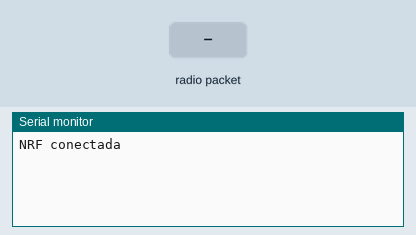
This sketch was run on a simulated ESP32. On the bench: the last lines printed to the serial monitor. The test bench sets the inputs (shaded band). No radio packets arrive unless stated.

Above: at 1.2 s.
1.3 s: radio packet "#C," arrives
At 1.9 s:
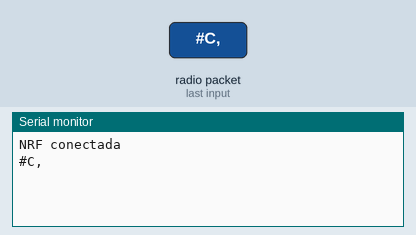
2.8 s: radio packet "OK" arrives
At 4.0 s:
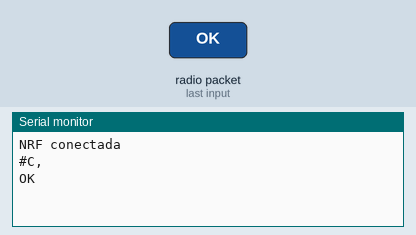
4.3 s: radio packet "0" arrives
At 5.4 s:
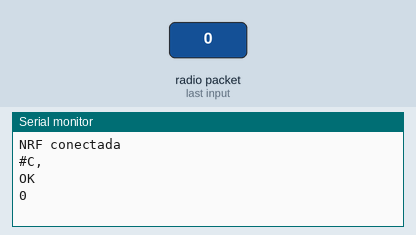

The sketch:

conectarCentral.ino
```cpp
#include <SPI.h>
#include <nRF24L01.h>
#include <RF24.h>

#define TIMEOUT_CONECTAR 10000
#define TIEMPO_CONECTAR_PER 1000
#define PIN_CE 5
#define PIN_CSN 15
#define PIN_MISO 16
#define PIN_MOSI 2
#define PIN_IRQ 4
#define PIN_SCK 17

class per {
public:
  char nombreInterno[4] = { "" };
  char nombreExterno[5] = { "-" };
  char nombreSensor1[5] = { "1" };
  char nombreSensor2[5] = { "2" };
  int tipoSensor1;
  int tipoSensor2;
  int lecturaSensor1;
  int lecturaSensor2;
  int indiceNombrePer = 0;
  int indiceNombreS1 = 0;
  int indiceNombreS2 = 0;
  bool alertaS2[20] = { 0 };
  bool alertaS1[20] = { 0 };
  per() {
    nombreInterno;
    nombreExterno;
    nombreSensor1;
    nombreSensor2;
    tipoSensor1 = 0;
    tipoSensor2 = 0;
    alertaS1;
    alertaS2;
    indiceNombrePer;
    indiceNombreS1;
    indiceNombreS2;
  }
};

typedef enum {  // state machine
  ESPERA,
  ENVIO_CONECTAR
} PASOS_CONECTAR_t;
PASOS_CONECTAR_t CONECTAR_CEN;

volatile unsigned int tiempoConectar = 0;
int tipoSensor1 = 0;
int tipoSensor2 = 0;
int indicePeriferico = 0;
uint64_t direccionConectar = 0xF0F0F0F0E1LL;

hw_timer_t *timer = NULL;  // timer
void IRAM_ATTR onTimer();  // function interrupts every 1ms

RF24 radio(PIN_CE, PIN_CSN);

void setup() {
  CONECTAR_CEN = ESPERA;
  Serial.begin(9600);

  SPI.begin(PIN_SCK, PIN_MISO, PIN_MOSI);

  radio.begin();
  radio.setRetries(15, 15);  // 4000 µs entre reintentos x 15 = 60 ms de ventana para que el ATtiny escuche
  radio.setChannel(108);
  radio.setAutoAck(true);
  radio.openReadingPipe(1, direccionConectar);
  radio.setCRCLength(RF24_CRC_16);
  radio.setPALevel(RF24_PA_LOW);
  radio.setDataRate(RF24_1MBPS);
  radio.startListening();
  Serial.println("NRF conectada");

  timer = timerBegin(1000000);  // 1 MHz = 1 µs
  timerAttachInterrupt(timer, &onTimer);
  timerAlarm(timer, 1000, true, 0);  // tick cada 1 ms
}

void loop() {
  if (indicePeriferico < 20) {
    if (tiempoConectar <= TIMEOUT_CONECTAR) {
      if (conectar(indicePeriferico, direccionConectar, tiempoConectar)) {
        Serial.println("conectado");
        Serial.println(String(tipoSensor1));
        Serial.println(String(tipoSensor2));
        indicePeriferico += 1;
        tiempoConectar = 0;
      }
    } else {
      Serial.println("timeout");
      tiempoConectar = 0;
    }
  }
}
bool conectar(int nombreConectar, uint64_t direccion, volatile unsigned int &tiempoConectar) {
  static char mensajeConectar[8];
  static char mensajeRecibidoNRF[32];
  switch (CONECTAR_CEN) {
    case ESPERA:
      if (radio.available() > 0) {
        memset(mensajeRecibidoNRF, 0, sizeof(mensajeRecibidoNRF));
        radio.read(&mensajeRecibidoNRF, sizeof(mensajeRecibidoNRF));
        String mensajeCentralConectar = String(mensajeRecibidoNRF);
        mensajeCentralConectar.trim();
        Serial.println(mensajeCentralConectar);

        if (mensajeCentralConectar.startsWith("#C,") && mensajeCentralConectar.endsWith("*")) {
          if (isDigit(mensajeCentralConectar.charAt(mensajeCentralConectar.indexOf(',') + 1))) {
            tipoSensor1 = String(mensajeCentralConectar.charAt(mensajeCentralConectar.indexOf(',') + 1)).toInt();
            if (isDigit(mensajeCentralConectar.charAt(mensajeCentralConectar.indexOf(',') + 3))) {
              tipoSensor2 = String(mensajeCentralConectar.charAt(mensajeCentralConectar.indexOf(',') + 3)).toInt();
              memset(mensajeConectar, 0, sizeof(mensajeConectar));
              snprintf(mensajeConectar, sizeof(mensajeConectar), "#C,P%d*", (nombreConectar + 1));
              CONECTAR_CEN = ENVIO_CONECTAR;
            }
          }
        }
      }
      return false;
      break;
    case ENVIO_CONECTAR:
      if (tiempoConectar % TIEMPO_CONECTAR_PER == 0) {
        radio.stopListening();
        radio.openWritingPipe(direccion);
        radio.write(mensajeConectar, strlen(mensajeConectar) + 1);
        Serial.println(String(mensajeConectar));
        radio.startListening();
      }
      if (radio.available() > 0) {
        memset(mensajeRecibidoNRF, 0, sizeof(mensajeRecibidoNRF));
        radio.read(&mensajeRecibidoNRF, sizeof(mensajeRecibidoNRF));
        String mensajeCentralConectar = String(mensajeRecibidoNRF);
        mensajeCentralConectar.trim();
        Serial.println(mensajeCentralConectar);

        if (mensajeCentralConectar == "OK") {
          CONECTAR_CEN = ESPERA;
          return true;
        }
      }
      return false;
      break;
  }
}

void IRAM_ATTR onTimer() {
  tiempoConectar += 1;
}
```

Measured:
- after the input at 1.3 s, the serial monitor: prints a new line at once (image 1)
- after the input at 2.8 s, the serial monitor: prints a new line at once (image 2)
- after the input at 4.3 s, the serial monitor: prints a new line at once (image 3)
